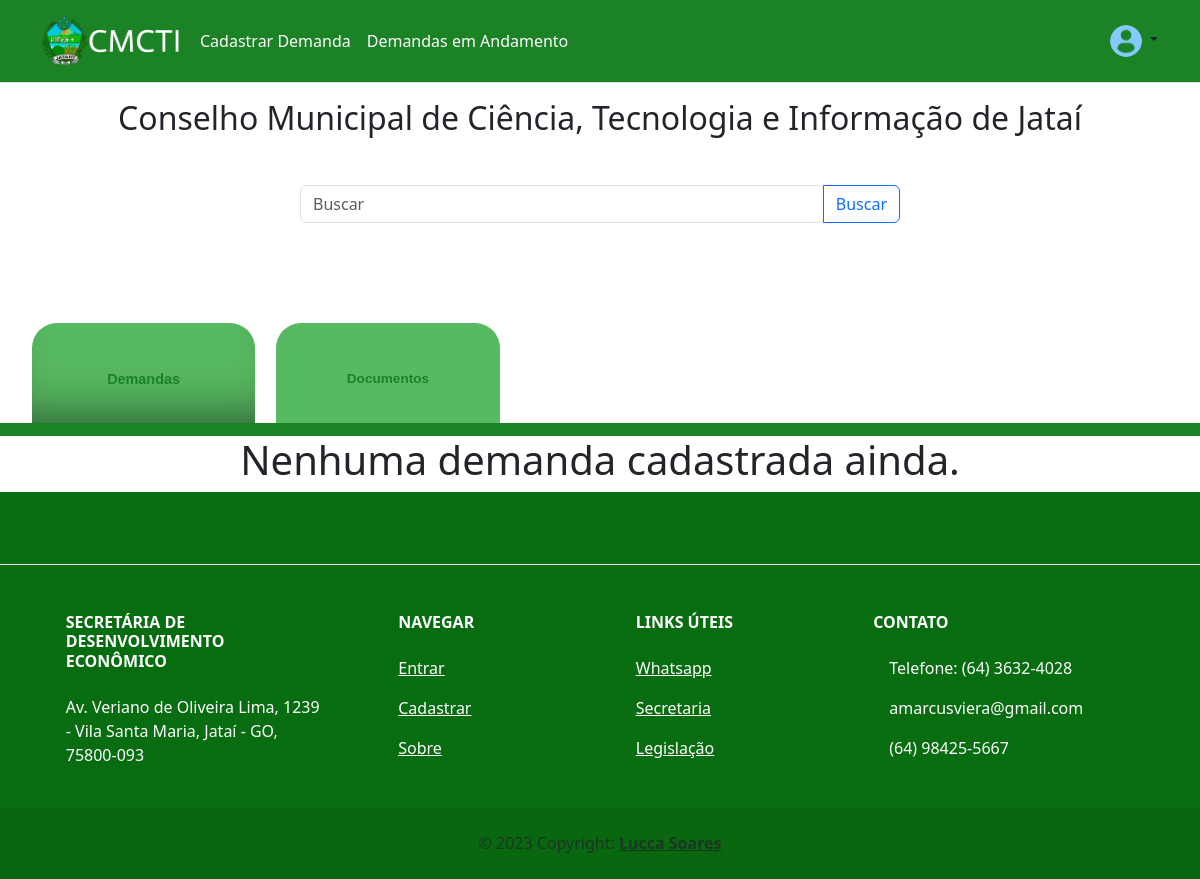
Page /demandas (signed in) on the earlier database version.
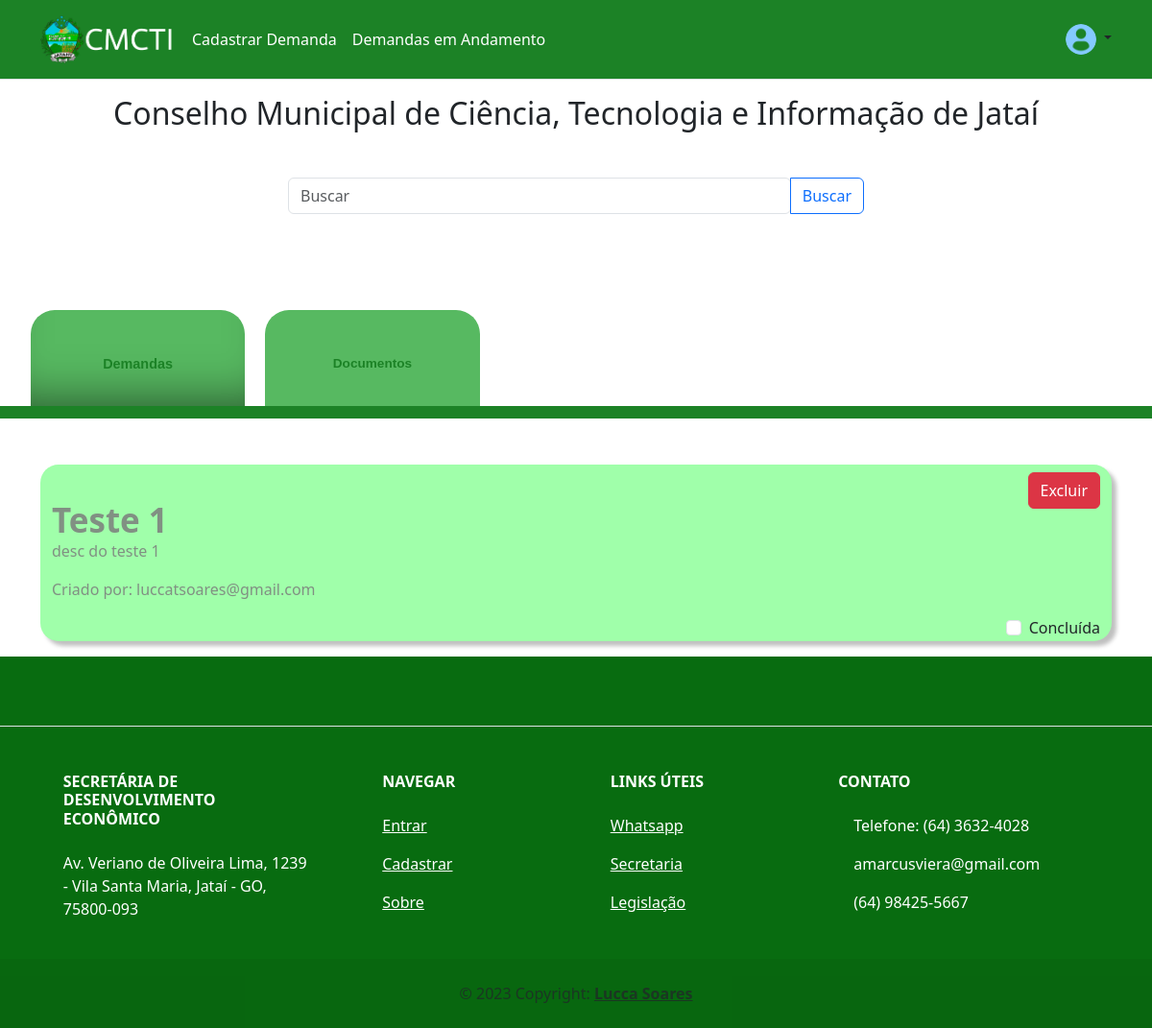
Same page on the later database version.
### register/models.py (models this page shows, shortened)
class CustomUser(AbstractUser):
    email = models.EmailField(unique=True)
    def __str__(self):
        return self.email

class Profile(models.Model):
    user = models.OneToOneField(CustomUser, on_delete=models.CASCADE)
    profile_image = models.ImageField(default='profile.png', upload_to='users', null=False, blank=True)

### home/models.py (models this page shows, shortened)
class Demanda(models.Model):
    titulo = models.CharField(max_length=300, blank=False, null=False)
    tipo = models.CharField(choices=TIPOS, blank=False, null=False, max_length=50)
    descricao = models.TextField(blank=False, null=False)
    prazo = models.DateField(blank=True, null=True)
    documento = models.FileField(blank=True, upload_to='documentos', null=True)
    criado_por = models.ManyToManyField(CustomUser)
    concluida = models.BooleanField(blank=True, null=True, default=False)

### home/views.py (the view)
# urls.py: path('demandas', views.demandasView, name="demandas"),
@login_required(login_url='/entrar')
def demandasView(request):
    demandas = Demanda.objects.all()
    return render(request, 'pages/verDemandas.html', {'demandas':demandas})

### home/templates/pages/verDemandas.html (shortened to what this page needs)
{% extends 'base.html' %}
{% block content %}
<form method="get">
    <div class="input-group mt-5" style="width: 50%;">
            <input type="text" name="search" class="form-control rounded" placeholder="Buscar" aria-label="Search" />
            <button type="submit" class="btn btn-outline-primary">Buscar</button>
    </div>
</form>
<div class="container infra">
    <div class="row">
        <div class="col opcoes">
            <div id="ddos" class="ddos" onclick="change(1)">
                <a style="text-decoration: none;" href="/demandas"><h1 class="text-center">Demandas</h1></a>
            </div>
            <div id="rede" class="rede" onclick="change(2)">
                <a style="text-decoration: none;" href="/documentos"><h1 class="text-center">Documentos</h1></a>
            </div>
        </div>
    </div>
</div>
<div id="line"></div>
<div class="container text-center">
    {% for demanda in demandas %}
        {% if demanda.tipo == 'Demanda' %}
            <div class="container container-demandas mb-3 mt-5">
                {% if request.user.is_staff %}
                    <form style="display: flex;
                    justify-content: flex-end; padding-top: 0.5rem;" action="/deletar/{{demanda.tipo}}/{{demanda.id}}" method="post">
                        <button class="btn btn-danger">Excluir</button>
                    </form>
                    {% endif %}
                <h3 class="">{{demanda.titulo}}</h3>
                <p>{{demanda.descricao}}</p>
                <p>Criado por: {% for criador in demanda.criado_por.all %} {{criador}} {% endfor %} </p>
                {% if request.user.is_staff %}
                    {% if demanda.concluida == True %}
                    <div class="form-check" style="display: flex;
                    justify-content: flex-end;">
                        <input class="form-check-input" type="checkbox" value="" id="concluida" name="concluida" checked disabled>
                        <label class="form-check-label" for="concluida">
                            Concluída
                        </label>
                    </div>
                    {% else %}
                        <form action="demanda/{{demanda.id}}" id="checkConcluida" method="post" style="display: flex;
                        justify-content: flex-end;">
                            <div class="form-check">
                                <input class="form-check-input" type="checkbox" value="" id="concluida" name="concluida" onclick="document.getElementById('checkConcluida').submit();">
                                <label class="form-check-label" for="concluida">
                                    Concluída
                                </label>
                            </div>
                        </form>
                    {% endif %}
            {% endif %}
        </div>
        {% endif %}
        {% empty %}
            <h1 class="text-center">Nenhuma demanda cadastrada ainda.</h1>
    {% endfor %}
</div>
{% endblock %}

### home/templates/base.html (shortened to what this page needs)
{% load static %}
<!DOCTYPE html>
<html lang="en">
<head>
    <link rel="stylesheet" href="{% static 'css/base.css' %}">
    <link rel="stylesheet" href="{% static 'css/home.css' %}">
    <link rel="stylesheet" href="{% static 'css/verDemandas.css' %}">
    <link rel="stylesheet" href="{% static 'css/verDocumentos.css' %}">
    <link rel="stylesheet" href="{% static 'css/perfil.css' %}">
    <link rel="stylesheet" href="{% static 'css/register.css' %}">
    <link rel="stylesheet" href="{% static 'css/usuarios.css' %}">
    <link href="https://cdn.jsdelivr.net/npm/bootstrap@5.3.0-alpha1/dist/css/bootstrap.min.css" rel="stylesheet">
</head>
<body>
    <header style="background-color: #1C8226;" class="p-3 mb-3 border-bottom">
        <div class="container">
            <div class="d-flex flex-wrap align-items-center justify-content-center justify-content-lg-start">
            <a href="/" class="d-flex align-items-center mb-2 mb-lg-0 text-dark text-decoration-none">
                <img width="150" height="50" src="{% static 'img/pref-CERTO.png' %}" alt=""><use xlink:href="#bootstrap"></use></svg>
            </a>
            <ul class="nav col-12 col-lg-auto me-lg-auto mb-2 justify-content-center mb-md-0">
                <li><a style="color: white;" href="/" class="nav-link px-2 ">Cadastrar Demanda</a></li>
                <li><a style="color: white;" href="/demandas" class="nav-link px-2 ">Demandas em Andamento</a></li>
            </ul>
            {% if request.user.is_authenticated %}
            <div class="dropdown text-end">
                <a href="#" class="d-block link-dark text-decoration-none dropdown-toggle" data-bs-toggle="dropdown" aria-expanded="false">
                <img src="{{request.user.profile.profile_image.url}}" alt="mdo" width="32" height="32" class="rounded-circle">
                </a>
            </div>
            {% else %}
            <a href="/entrar" style="color: white;" class="nav-link px-2 ">Entrar</a>
            <a href="/cadastrar" style="color: white;" class="nav-link px-2 ">Cadastrar</a>
            {% endif %}
            </div>
        </div>
        </header>
        <div class="container">
            <h2 class="text-center">Conselho Municipal de Ciência, Tecnologia e Informação de Jataí</h2>
        </div>
        {% block content %}
        {% endblock %}
    <footer style="background-color: #086c10;" class="text-center text-lg-start text-muted">
        <section class="d-flex justify-content-center justify-content-lg-between p-4 border-bottom">
        <div>
        </div>
        </section>
        <section class="">
        <div class="container text-center text-md-start mt-5">
            <div class="row mt-3">
            <div class="col-md-3 col-lg-4 col-xl-3 mx-auto mb-4">
                <h6 style="color: white;" class="text-uppercase fw-bold mb-4">
                Secretária de Desenvolvimento Econômico
                </h6>
                <p style="color: white;">
                    Av. Veriano de Oliveira Lima, 1239 - Vila Santa Maria, Jataí - GO, 75800-093
                </p>
            </div>
            <div class="col-md-2 col-lg-2 col-xl-2 mx-auto mb-4">
                <h6 style="color: white;" class="text-uppercase fw-bold mb-4">
                Navegar
                </h6>
                <p style="color: white;">
                <a href="/entrar" class="text-reset">Entrar</a>
                </p>
                <p style="color: white;">
                <a href="/cadastrar" class="text-reset">Cadastrar</a>
                </p>
                <p style="color: white;">
                <a href="/sobre" class="text-reset">Sobre</a>
                </p>
            </div>
            <div class="col-md-3 col-lg-2 col-xl-2 mx-auto mb-4">
                <h6 style="color: white;" class="text-uppercase fw-bold mb-4">
                Links Úteis
                </h6>
                <p style="color: white;">
                <a  href="#!" class="text-reset">Whatsapp</a>
                </p>
                <p style="color: white;">
                <a  href="https://www.jatai.go.gov.br/secretaria-de-desenvolvimento-economico/" class="text-reset">Secretaria</a>
                </p>
                <p style="color: white;">
                <a  href="https://www.jatai.go.leg.br/ta/8597/text?" class="text-reset">Legislação</a>
                </p>
            </div>
            <div class="col-md-4 col-lg-3 col-xl-3 mx-auto mb-md-0 mb-4">
                <h6 style="color: white;" class="text-uppercase fw-bold mb-4">Contato</h6>
                <p style="color: white;"> Telefone: (64) 3632-4028</p>
                <p style="color: white;">
                amarcusviera@gmail.com
                </p>
                <p style="color: white;">(64) 98425-5667</p>
            </div>
            </div>
        </div>
        </section>
        <div class="text-center p-4" style="background-color: rgba(0, 0, 0, 0.05);">
        © 2023 Copyright:
        <a class="text-reset fw-bold" href="https://www.linkedin.com/in/lucca-soares-6123411a2/">Lucca Soares</a>
        </div>
    </footer>
</body>
</html>

### home/static/css/home.css (style rules this page uses)
.input-group { position: relative !important; display: flex !important; flex-wrap: nowrap !important; align-items: stretch !important; align-content: center !important; justify-content: center !important; margin-right: auto !important; margin-left: auto !important; }

### home/static/css/verDemandas.css (style rules this page uses)
.container-demandas { background: #A0FFAA; box-shadow: 5px 5px 4px rgba(0, 0, 0, 0.25); border-radius: 19px; }
.container-demandas h3 { font-style: normal; font-weight: 700; font-size: 35px; line-height: 24px; text-align: left; color: #819083; }
.container-demandas p { text-align: left; color: #819083; }
.opcoes { height: 200px; display: flex; align-content: flex-end; flex-wrap: wrap; }
.ddos { background-color: #57b961; height: 50%; width: 20%; margin-right: 1% !important; position: relative; left: -0.9%; box-shadow: inset 0px -40px 49px -34px rgba(0,0,0,0.52); border-radius: 25px 25px 0px 0px; }
.ddos h1 { font-family: sans-serif; color: #1C8226; font-size: 90%; padding-top: 3rem !important; font-weight: bold; }
.rede { background-color: #57b961; height: 50%; width: 20%; border-radius: 25px 25px 0px 0px; box-shadow: none; }
.rede h1 { font-family: sans-serif; font-size: 85%; color: #1C8226; padding-top: 3rem !important; font-weight: bold; }
#line { width: 100%; height: 0.8rem; background-color: #1C8226; }

### home/static/css/verDocumentos.css (style rules this page uses)
.container-demandas { background: #A0FFAA; box-shadow: 5px 5px 4px rgba(0, 0, 0, 0.25); border-radius: 19px; }
.container-demandas h3 { font-style: normal; font-weight: 700; font-size: 35px; line-height: 24px; text-align: left; color: #819083; }
.container-demandas p { text-align: left; color: #819083; }
.opcoes { height: 200px; display: flex; align-content: flex-end; flex-wrap: wrap; }
#line { width: 100%; height: 0.8rem; background-color: #1C8226; }

Differences in the rows shown:
added Demanda: titulo "Teste 1", descricao "desc do teste 1", CustomUser (email "luccatsoares@gmail.com")
Other differences:
text no longer shown: "Nenhuma demanda cadastrada ainda."
